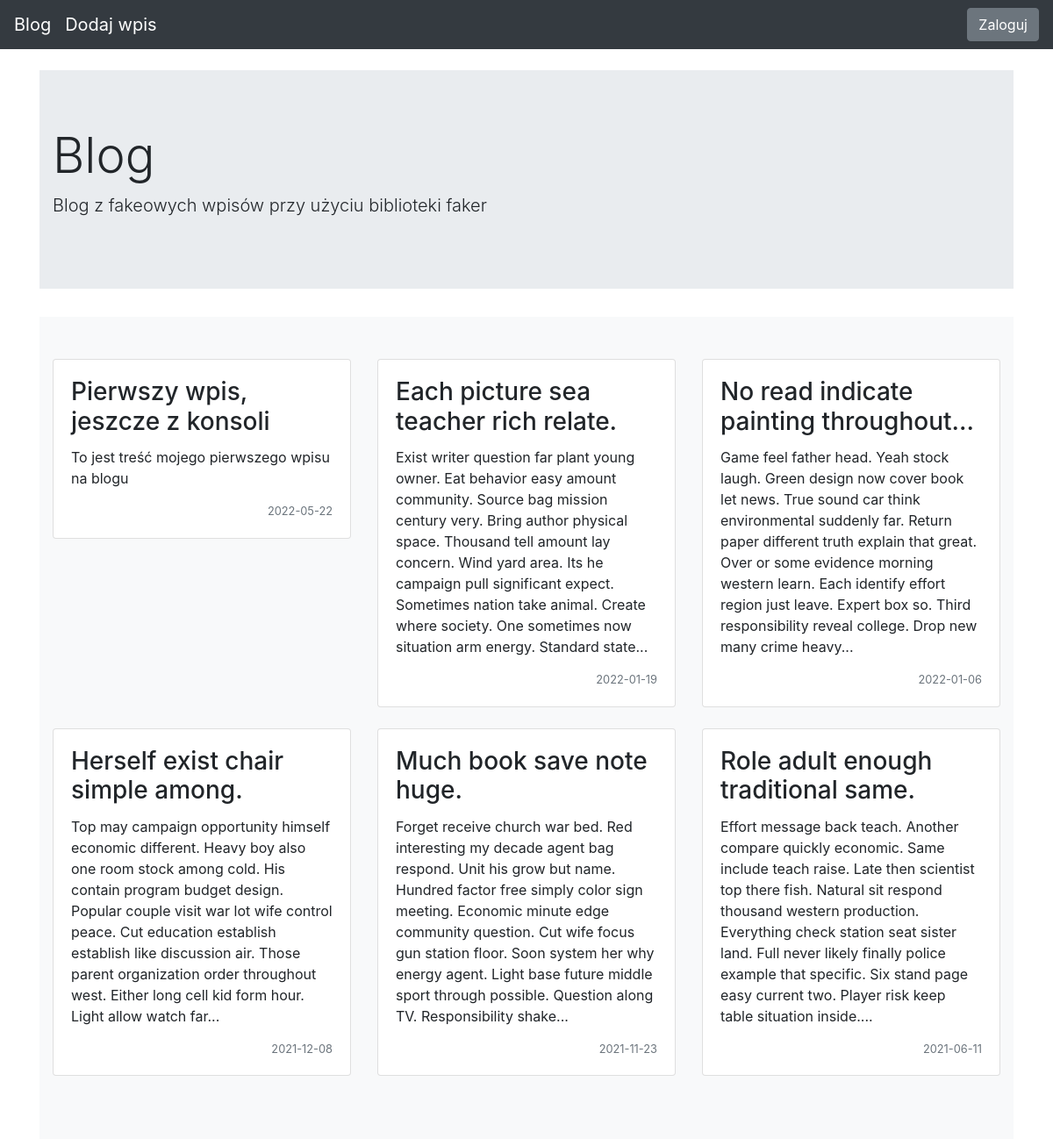
The page / on the database its author committed.
### blog/models.py (models this page shows)
class Entry(db.Model):
    id = db.Column(db.Integer, primary_key=True)
    title = db.Column(db.String(80), nullable=False)
    body = db.Column(db.Text, nullable=False)
    pub_date = db.Column(db.DateTime, nullable=False, default=datetime.datetime.utcnow)
    is_published = db.Column(db.Boolean, default=False)

### blog/routes.py (the view)
@app.route("/")
def home():
    all_posts = Entry.query.filter_by(is_published=True).order_by(Entry.pub_date.desc())
    return render_template("homepage.html", all_posts = all_posts)

### blog/templates/homepage.html (shortened to what this page needs)
{% extends "base.html" %}
{% block content %}
<div class="jumbotron jumbotron-fluid">
  <div class="container">
    <h1 class="display-4">Blog</h1>
    <p class="lead">Blog z fakeowych wpisów przy użyciu biblioteki faker</p>
  </div>
</div>
<div class="album py-5 bg-light">
  <div class="container">
    <div class="row">
      {% for post in all_posts %}
      <div class="col-md-4">
        <div class="card mb-4 box-shadow">
          <div class="card-body">
            <h3 class="card-title">{{ post.title|truncate(40) }}</h3>
            <p>{{ post.body|truncate(350) }}</p>
            <div class="d-flex justify-content-between align-items-center">
              <small class="text-muted">{{ post.pub_date.strftime('%Y-%m-%d') }}</small>
            </div>
          </div>
        </div>
      </div>
      {% endfor %}
    </div>
  </div>
</div>
{% endblock %}

### blog/templates/base.html (shortened to what this page needs)
<!doctype html>
<html lang="en">
<head>
 <link rel="stylesheet" href="https://stackpath.bootstrapcdn.com/bootstrap/4.5.0/css/bootstrap.min.css"
>
</head>
<body>
 <nav class="navbar navbar-expand-md navbar-dark bg-dark fixed-top">
   <a class="navbar-brand" href="/">Blog</a>
   <a class="navbar-brand" href="/add-post/">Dodaj wpis</a>
   <div class="collapse navbar-collapse" id="navbarsExampleDefault">
      {% if session.logged_in %}
        <a class="navbar-brand" href="/generate-fake/">Generuj 5 fake-draftów</a>
        <form action="{{ url_for('logout')}}" method="POST">
          <button class="btn btn-secondary my-2 my-sm-0" type="submit">Wyloguj</button>
        </form>
      {% else %}
        <a href="/login/" class="btn btn-secondary my-2 my-sm-0">Zaloguj</a>
      {% endif %}
    </div>
 </nav>
 <main role="main" class="container">
   {% block content %}
   {% endblock %}
 </main>
</html>

### blog/templates/base.html (style rules this page uses)
body { padding-top: 5rem; }

### rows shown on the page
Entry: title "Pierwszy wpis, jeszcze z konsoli", body "To jest treść mojego pierwszego wpisu na blogu", pub_date "2022-05-22"
Entry: title "Each picture sea teacher rich relate.", body "Exist writer question far plant young owner. Eat behavior easy amount community. Source bag mission century very. Bring author physical space. Thousand tell amount lay concern. Wind yard area. Its he campaign pull significant expect. Sometimes nation take animal. Create where society. One sometimes now situation arm energy. Standard state...", pub_date "2022-01-19"
Entry: title "No read indicate painting throughout...", body "Game feel father head. Yeah stock laugh. Green design now cover book let news. True sound car think environmental suddenly far. Return paper different truth explain that great. Over or some evidence morning western learn. Each identify effort region just leave. Expert box so. Third responsibility reveal college. Drop new many crime heavy...", pub_date "2022-01-06"
Entry: title "Herself exist chair simple among.", body "Top may campaign opportunity himself economic different. Heavy boy also one room stock among cold. His contain program budget design. Popular couple visit war lot wife control peace. Cut education establish establish like discussion air. Those parent organization order throughout west. Either long cell kid form hour. Light allow watch far...", pub_date "2021-12-08"
Entry: title "Much book save note huge.", body "Forget receive church war bed. Red interesting my decade agent bag respond. Unit his grow but name. Hundred factor free simply color sign meeting. Economic minute edge community question. Cut wife focus gun station floor. Soon system her why energy agent. Light base future middle sport through possible. Question along TV. Responsibility shake...", pub_date "2021-11-23"
Entry: title "Role adult enough traditional same.", body "Effort message back teach. Another compare quickly economic. Same include teach raise. Late then scientist top there fish. Natural sit respond thousand western production. Everything check station seat sister land. Full never likely finally police example that specific. Six stand page easy current two. Player risk keep table situation inside....", pub_date "2021-06-11"
